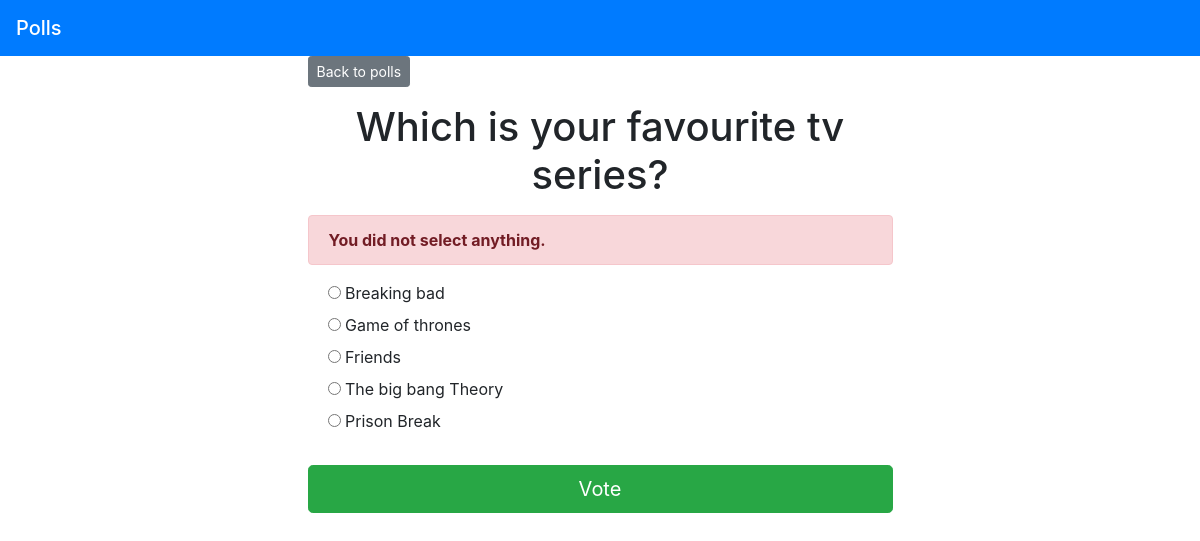
The page /polls/1/vote/ on the database its author committed.
### polls/models.py (models this page shows, shortened)
class Questions(models.Model):
    ques_text=models.CharField(max_length=200)
    pub_date=models.DateTimeField('Date published')

class Choice(models.Model):
    question=models.ForeignKey(Questions,on_delete=models.CASCADE)
    choice_text=models.CharField(max_length=200)
    votes=models.IntegerField(default=0)

### polls/views.py (the view)
# urls.py: path('<int:ques_id>/vote/',views.vote,name='vote'),
def vote(request, ques_id):
    question=get_object_or_404(Questions,pk=ques_id)
    try:
        selected_choice = question.choice_set.get(pk=request.POST['choice'])
    except(KeyError,Choice.DoesNotExist):
        return render(request,'polls/detail.html',
        {
            'question':question,
            'error_message':"You did not select anything.",
        })
    else:
        selected_choice.votes+=1
        selected_choice.save()
        return HttpResponseRedirect(reverse('polls:results',args=(question.id,)))

### templates/Polls/detail.html (shortened to what this page needs)
{% extends 'Base.html' %}
{% block content %}
<a class="btn btn-secondary btn-sm mb-3" href="{% url 'polls:index' %}" >
    Back to polls
</a>
<h1 class="text-center mb-3">{{ question.ques_text }}</h1>
{% if error_message %}
    <p class="alert alert-danger">
        <strong>{{  error_message }}</strong>
    </p>
{% endif %}
<form action="{% url 'polls:vote' question.id %}" method="post">
    {% for choice in question.choice_set.all %}
        <div class="form-check">
            <input
                type="radio"
                name="choice"
                class="form-check_input"
                id="choice{{ forloop.counter }}"
                value="{{ choice.id }}"
            />
            <label for="choice{{ forloop.counter }}">{{ choice.choice_text }}</label>
        </div>
    {% endfor %}
    <input type="submit" value="Vote" class="btn btn-success
    btn-lg btn-block mt-4" />
</form>
{% endblock %}

### rows shown on the page
Questions: ques_text "Which is your favourite tv series?"
Choice: choice_text "Breaking bad"
Choice: choice_text "Game of thrones"
Choice: choice_text "Friends"
Choice: choice_text "The big bang Theory"
Choice: choice_text "Prison Break"

### other values the page prints
{{ error_message }} "You did not select anything."
